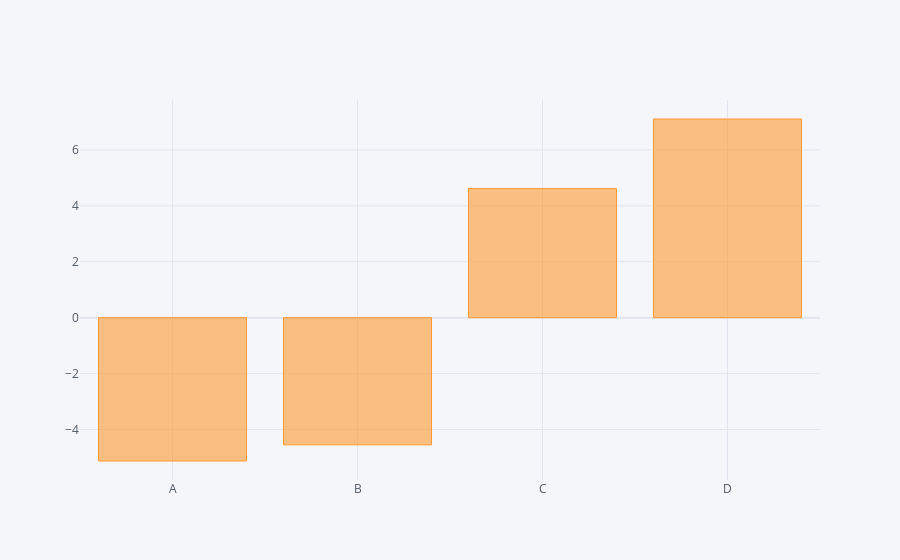

Notebook source saved alongside this figure:
### Code cell
configure_plotly_browser_state()
df.sum().iplot(kind='bar')
#df.count().iplot(kind='bar')
#df[['A','C']].mean().iplot(kind='bar')

### Figure 1 — Plotly figure (JSON) as saved in the notebook; plotly's stock layout.template omitted (floating-point values rounded to 4 significant figures)
{"data": [{"name": "None", "text": "", "y": [-5.124, -4.547, 4.616, 7.105], "marker": {"color": "rgba(255, 153, 51, 0.6)", "line": {"color": "rgba(255, 153, 51, 1.0)", "width": 1}}, "x": ["A", "B", "C", "D"], "type": "bar", "orientation": "v"}], "layout": {"title": {"font": {"color": "#4D5663"}}, "paper_bgcolor": "#F5F6F9", "plot_bgcolor": "#F5F6F9", "yaxis": {"tickfont": {"color": "#4D5663"}, "zerolinecolor": "#E1E5ED", "title": {"text": "", "font": {"color": "#4D5663"}}, "gridcolor": "#E1E5ED", "showgrid": true}, "xaxis": {"tickfont": {"color": "#4D5663"}, "zerolinecolor": "#E1E5ED", "title": {"text": "", "font": {"color": "#4D5663"}}, "gridcolor": "#E1E5ED", "showgrid": true}, "legend": {"bgcolor": "#F5F6F9", "font": {"color": "#4D5663"}}}}
